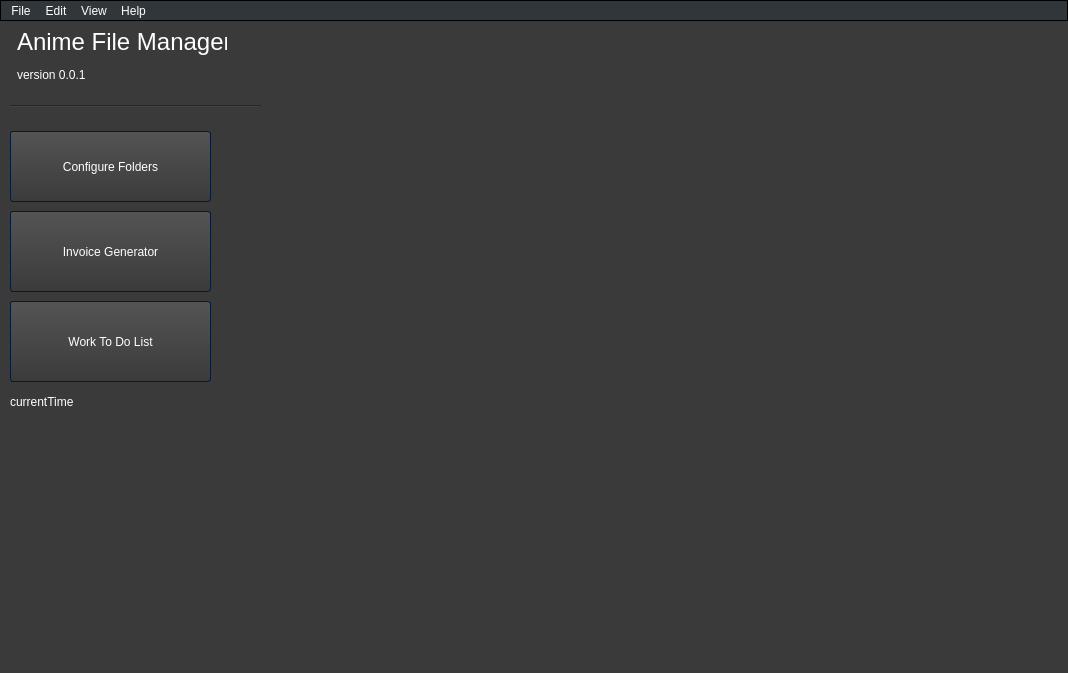
<?xml version="1.0" encoding="UTF-8"?>
<ui version="4.0">
 <class>MainWindow</class>
 <widget class="QMainWindow" name="MainWindow">
  <property name="geometry">
   <rect>
    <x>0</x>
    <y>0</y>
    <width>1068</width>
    <height>673</height>
   </rect>
  </property>
  <property name="windowTitle">
   <string>MainWindow</string>
  </property>
  <property name="styleSheet">
   <string notr="true">/*-----QWidget-----*/
QWidget
{
	background-color: #3a3a3a;
	color: #fff;
	selection-background-color: #b78620;
	selection-color: #000;

}


/*-----QLabel-----*/
QLabel
{
	background-color: transparent;
	color: #fff;

}


/*-----QMenuBar-----*/
QMenuBar 
{
	background-color: qlineargradient(spread:repeat, x1:1, y1:0, x2:1, y2:1, stop:0 rgba(57, 57, 57, 255),stop:1 rgba(50, 50, 50, 255));
	border: 1px solid #000;
	color: #fff;

}


QMenuBar::item 
{
	background-color: transparent;

}


QMenuBar::item:selected 
{
	background-color: rgba(183, 134, 32, 20%);
	border: 1px solid #b78620;
	color: #fff;

}


QMenuBar::item:pressed 
{
	background-color: rgb(183, 134, 32);
	border: 1px solid #b78620;
	color: #fff;

}


/*-----QMenu-----*/
QMenu
{
    background-color: qlineargradient(spread:repeat, x1:1, y1:0, x2:1, y2:1, stop:0 rgba(57, 57, 57, 255),stop:1 rgba(50, 50, 50, 255));
    border: 1px solid #222;
    padding: 4px;
	color: #fff;

}


QMenu::item
{
    background-color: transparent;
    padding: 2px 20px 2px 20px;

}


QMenu::separator
{
   	background-color: rgb(183, 134, 32);
	height: 1px;

}


QMenu::item:disabled
{
    color: #555;
    background-color: transparent;
    padding: 2px 20px 2px 20px;

}


QMenu::item:selected
{
	background-color: rgba(183, 134, 32, 20%);
	border: 1px solid #b78620;
	color: #fff;

}


/*-----QToolBar-----*/
QToolBar
{
	background-color: qlineargradient(spread:repeat, x1:1, y1:0, x2:1, y2:1, stop:0 rgba(69, 69, 69, 255),stop:1 rgba(58, 58, 58, 255));
	border-top: none;
	border-bottom: 1px solid #4f4f4f;
	border-left: 1px solid #4f4f4f;
	border-right: 1px solid #4f4f4f;

}


QToolBar::separator
{
	background-color: #2e2e2e;
	width: 1px;

}


/*-----QToolButton-----*/
QToolButton 
{
	background-color: transparent;
	color: #fff;
	padding: 5px;
	padding-left: 8px;
	padding-right: 8px;
	margin-left: 1px;
}


QToolButton:hover
{
	background-color: rgba(183, 134, 32, 20%);
	border: 1px solid #b78620;
	color: #fff;
	
}


QToolButton:pressed
{
	background-color: qlineargradient(spread:repeat, x1:1, y1:0, x2:1, y2:1, stop:0 rgba(57, 57, 57, 255),stop:1 rgba(50, 50, 50, 255));
	border: 1px solid #b78620;

}


QToolButton:checked
{
	background-color: qlineargradient(spread:repeat, x1:1, y1:0, x2:1, y2:1, stop:0 rgba(57, 57, 57, 255),stop:1 rgba(50, 50, 50, 255));
	border: 1px solid #222;
}


/*-----QPushButton-----*/
QPushButton
{
	background-color: qlineargradient(spread:repeat, x1:1, y1:0, x2:1, y2:1, stop:0 rgba(84, 84, 84, 255),stop:1 rgba(59, 59, 59, 255));
	color: #ffffff;
	min-width: 80px;
	border-style: solid;
	border-width: 1px;
	border-radius: 3px;
	border-color: #051a39;
	padding: 5px;

}


QPushButton::flat
{
	background-color: transparent;
	border: none;
	color: #fff;

}


QPushButton::disabled
{
	background-color: #404040;
	color: #656565;
	border-color: #051a39;

}


QPushButton::hover
{
	background-color: rgba(183, 134, 32, 20%);
	border: 1px solid #b78620;

}


QPushButton::pressed
{
	background-color: qlineargradient(spread:repeat, x1:1, y1:0, x2:1, y2:1, stop:0 rgba(74, 74, 74, 255),stop:1 rgba(49, 49, 49, 255));
	border: 1px solid #b78620;

}


QPushButton::checked
{
	background-color: qlineargradient(spread:repeat, x1:1, y1:0, x2:1, y2:1, stop:0 rgba(74, 74, 74, 255),stop:1 rgba(49, 49, 49, 255));
	border: 1px solid #222;

}


/*-----QLineEdit-----*/
QLineEdit
{
	background-color: #131313;
	color : #eee;
	border: 1px solid #343434;
	border-radius: 2px;
	padding: 3px;
	padding-left: 5px;

}


/*-----QPlainTExtEdit-----*/
QPlainTextEdit
{
	background-color: #131313;
	color : #eee;
	border: 1px solid #343434;
	border-radius: 2px;
	padding: 3px;
	padding-left: 5px;

}


/*-----QTabBar-----*/
QTabBar::tab
{
	background-color: qlineargradient(spread:repeat, x1:1, y1:0, x2:1, y2:1, stop:0 rgba(84, 84, 84, 255),stop:1 rgba(59, 59, 59, 255));
	color: #ffffff;
	border-style: solid;
	border-width: 1px;
	border-color: #666;
	border-bottom: none;
	padding: 5px;
	padding-left: 15px;
	padding-right: 15px;

}


QTabWidget::pane 
{
	background-color: red;
	border: 1px solid #666;
	top: 1px;

}


QTabBar::tab:last
{
	margin-right: 0; 

}


QTabBar::tab:first:!selected
{
	background-color: #0c0c0d;
	margin-left: 0px;

}


QTabBar::tab:!selected
{
	color: #b1b1b1;
	border-bottom-style: solid;
	background-color: #0c0c0d;

}


QTabBar::tab:selected
{
	margin-bottom: 0px;

}


QTabBar::tab:!selected:hover
{
	border-top-color: #b78620;

}


/*-----QComboBox-----*/
QComboBox
{
    background-color: qlineargradient(spread:repeat, x1:1, y1:0, x2:1, y2:1, stop:0 rgba(84, 84, 84, 255),stop:1 rgba(59, 59, 59, 255));
    border: 1px solid #000;
    padding-left: 6px;
    color: #ffffff;
    height: 20px;

}


QComboBox::disabled
{
	background-color: #404040;
	color: #656565;
	border-color: #051a39;

}


QComboBox:on
{
    background-color: #b78620;
	color: #000;

}


QComboBox QAbstractItemView
{
    background-color: #383838;
    color: #ffffff;
    border: 1px solid black;
    selection-background-color: #b78620;
    outline: 0;

}


QComboBox::drop-down
{
	background-color: qlineargradient(spread:repeat, x1:1, y1:0, x2:1, y2:1, stop:0 rgba(57, 57, 57, 255),stop:1 rgba(50, 50, 50, 255));
    subcontrol-origin: padding;
    subcontrol-position: top right;
    width: 15px;
    border-left-width: 1px;
    border-left-color: black;
    border-left-style: solid; 

}


QComboBox::down-arrow
{
    image: url(://arrow-down.png);
    width: 8px;
    height: 8px;
}


/*-----QSpinBox &amp; QDateTimeEdit-----*/
QSpinBox,
QDateTimeEdit 
{
    background-color: #131313;
	color : #eee;
	border: 1px solid #343434;
	padding: 3px;
	padding-left: 5px;
    border-radius : 2px;

}


QSpinBox::up-button, 
QDateTimeEdit::up-button
{
	border-top-right-radius:2px;
	background-color: #777777;
    width: 16px; 
    border-width: 1px;

}


QSpinBox::up-button:hover, 
QDateTimeEdit::up-button:hover
{
	background-color: #585858;

}


QSpinBox::up-button:pressed, 
QDateTimeEdit::up-button:pressed
{
	background-color: #252525;
    width: 16px; 
    border-width: 1px;

}


QSpinBox::up-arrow,
QDateTimeEdit::up-arrow
{
    image: url(://arrow-up.png);
    width: 7px;
    height: 7px;

}


QSpinBox::down-button, 
QDateTimeEdit::down-button
{
	border-bottom-right-radius:2px;
	background-color: #777777;
    width: 16px; 
    border-width: 1px;

}


QSpinBox::down-button:hover, 
QDateTimeEdit::down-button:hover
{
	background-color: #585858;

}


QSpinBox::down-button:pressed, 
QDateTimeEdit::down-button:pressed
{
	background-color: #252525;
    width: 16px; 
    border-width: 1px;

}


QSpinBox::down-arrow,
QDateTimeEdit::down-arrow
{
    image: url(://arrow-down.png);
    width: 7px;
    height: 7px;

}


/*-----QGroupBox-----*/
QGroupBox 
{
    border: 1px solid;
    border-color: #666666;
	border-radius: 5px;
    margin-top: 20px;

}


QGroupBox::title  
{
    background-color: transparent;
    color: #eee;
    subcontrol-origin: margin;
    padding: 5px;
	border-top-left-radius: 3px;
	border-top-right-radius: 3px;

}


/*-----QHeaderView-----*/
QHeaderView::section
{
    background-color: qlineargradient(spread:repeat, x1:1, y1:0, x2:1, y2:1, stop:0 rgba(60, 60, 60, 255),stop:1 rgba(50, 50, 50, 255));
	border: 1px solid #000;
    color: #fff;
    text-align: left;
	padding: 4px;
	
}


QHeaderView::section:disabled
{
    background-color: #525251;
    color: #656565;

}


QHeaderView::section:checked
{
    background-color: qlineargradient(spread:repeat, x1:1, y1:0, x2:1, y2:1, stop:0 rgba(60, 60, 60, 255),stop:1 rgba(50, 50, 50, 255));
    color: #fff;

}


QHeaderView::section::vertical::first,
QHeaderView::section::vertical::only-one
{
    border-top: 1px solid #353635;

}


QHeaderView::section::vertical
{
    border-top: 1px solid #353635;

}


QHeaderView::section::horizontal::first,
QHeaderView::section::horizontal::only-one
{
    border-left: 1px solid #353635;

}


QHeaderView::section::horizontal
{
    border-left: 1px solid #353635;

}


QTableCornerButton::section
{
    background-color: qlineargradient(spread:repeat, x1:1, y1:0, x2:1, y2:1, stop:0 rgba(60, 60, 60, 255),stop:1 rgba(50, 50, 50, 255));
	border: 1px solid #000;
    color: #fff;

}


/*-----QTreeWidget-----*/
QTreeView
{
	show-decoration-selected: 1;
	alternate-background-color: #3a3a3a;
	selection-color: #fff;
	background-color: #2d2d2d;
	border: 1px solid gray;
	padding-top : 5px;
	color: #fff;
	font: 8pt;

}


QTreeView::item:selected
{
	color:#fff;
	background-color: #b78620;
	border-radius: 0px;

}


QTreeView::item:!selected:hover
{
    background-color: #262626;
    border: none;
    color: white;

}


QTreeView::branch:has-children:!has-siblings:closed,
QTreeView::branch:closed:has-children:has-siblings 
{
	image: url(://tree-closed.png);

}


QTreeView::branch:open:has-children:!has-siblings,
QTreeView::branch:open:has-children:has-siblings  
{
	image: url(://tree-open.png);

}


/*-----QListView-----*/
QListView 
{
	background-color: qlineargradient(spread:repeat, x1:1, y1:0, x2:1, y2:1, stop:0 rgba(83, 83, 83, 255),stop:0.293269 rgba(81, 81, 81, 255),stop:0.634615 rgba(79, 79, 79, 255),stop:1 rgba(83, 83, 83, 255));
    border : none;
    color: white;
    show-decoration-selected: 1; 
    outline: 0;
	border: 1px solid gray;

}


QListView::disabled 
{
	background-color: #656565;
	color: #1b1b1b;
    border: 1px solid #656565;

}


QListView::item 
{
	background-color: #2d2d2d;
    padding: 1px;

}


QListView::item:alternate 
{
    background-color: #3a3a3a;

}


QListView::item:selected 
{
	background-color: #b78620;
	border: 1px solid #b78620;
	color: #fff;

}


QListView::item:selected:!active 
{
	background-color: #b78620;
	border: 1px solid #b78620;
	color: #fff;

}


QListView::item:selected:active 
{
	background-color: #b78620;
	border: 1px solid #b78620;
	color: #fff;

}


QListView::item:hover {
    background-color: #262626;
    border: none;
    color: white;

}


/*-----QCheckBox-----*/
QCheckBox
{
	background-color: transparent;
    color: lightgray;
	border: none;

}


QCheckBox::indicator
{
    background-color: #323232;
    border: 1px solid darkgray;
    width: 12px;
    height: 12px;

}


QCheckBox::indicator:checked
{
    image:url(&quot;./ressources/check.png&quot;);
	background-color: #b78620;
    border: 1px solid #3a546e;

}


QCheckBox::indicator:unchecked:hover
{
	border: 1px solid #b78620; 

}


QCheckBox::disabled
{
	color: #656565;

}


QCheckBox::indicator:disabled
{
	background-color: #656565;
	color: #656565;
    border: 1px solid #656565;

}


/*-----QRadioButton-----*/
QRadioButton 
{
	color: lightgray;
	background-color: transparent;

}


QRadioButton::indicator::unchecked:hover 
{
	background-color: lightgray;
	border: 2px solid #b78620;
	border-radius: 6px;
}


QRadioButton::indicator::checked 
{
	border: 2px solid #b78620;
	border-radius: 6px;
	background-color: rgba(183,134,32,20%);  
	width: 9px; 
	height: 9px; 

}


/*-----QSlider-----*/
QSlider::groove:horizontal 
{
	background-color: transparent;
	height: 3px;

}


QSlider::sub-page:horizontal 
{
	background-color: #b78620;

}


QSlider::add-page:horizontal 
{
	background-color: #131313;

}


QSlider::handle:horizontal 
{
	background-color: #b78620;
	width: 14px;
	margin-top: -6px;
	margin-bottom: -6px;
	border-radius: 6px;

}


QSlider::handle:horizontal:hover 
{
	background-color: #d89e25;
	border-radius: 6px;

}


QSlider::sub-page:horizontal:disabled 
{
	background-color: #bbb;
	border-color: #999;

}


QSlider::add-page:horizontal:disabled 
{
	background-color: #eee;
	border-color: #999;

}


QSlider::handle:horizontal:disabled 
{
	background-color: #eee;
	border: 1px solid #aaa;
	border-radius: 3px;

}


/*-----QScrollBar-----*/
QScrollBar:horizontal
{
    border: 1px solid #222222;
    background-color: #3d3d3d;
    height: 15px;
    margin: 0px 16px 0 16px;

}


QScrollBar::handle:horizontal
{
	background-color: qlineargradient(spread:repeat, x1:1, y1:0, x2:1, y2:1, stop:0 rgba(97, 97, 97, 255),stop:1 rgba(90, 90, 90, 255));
	border: 1px solid #2d2d2d;
    min-height: 20px;

}


QScrollBar::add-line:horizontal
{
	background-color: qlineargradient(spread:repeat, x1:1, y1:0, x2:1, y2:1, stop:0 rgba(97, 97, 97, 255),stop:1 rgba(90, 90, 90, 255));
	border: 1px solid #2d2d2d;
    width: 15px;
    subcontrol-position: right;
    subcontrol-origin: margin;

}


QScrollBar::sub-line:horizontal
{
	background-color: qlineargradient(spread:repeat, x1:1, y1:0, x2:1, y2:1, stop:0 rgba(97, 97, 97, 255),stop:1 rgba(90, 90, 90, 255));
	border: 1px solid #2d2d2d;
    width: 15px;
    subcontrol-position: left;
    subcontrol-origin: margin;

}


QScrollBar::right-arrow:horizontal
{
    image: url(://arrow-right.png);
    width: 6px;
    height: 6px;

}


QScrollBar::left-arrow:horizontal
{
    image: url(://arrow-left.png);
    width: 6px;
    height: 6px;

}


QScrollBar::add-page:horizontal, QScrollBar::sub-page:horizontal
{
    background: none;

}


QScrollBar:vertical
{
    background-color: #3d3d3d;
    width: 16px;
	border: 1px solid #2d2d2d;
    margin: 16px 0px 16px 0px;

}


QScrollBar::handle:vertical
{
    background-color: qlineargradient(spread:repeat, x1:1, y1:0, x2:1, y2:1, stop:0 rgba(97, 97, 97, 255),stop:1 rgba(90, 90, 90, 255));
	border: 1px solid #2d2d2d;
    min-height: 20px;

}


QScrollBar::add-line:vertical
{
	background-color: qlineargradient(spread:repeat, x1:1, y1:0, x2:1, y2:1, stop:0 rgba(97, 97, 97, 255),stop:1 rgba(90, 90, 90, 255));
	border: 1px solid #2d2d2d;
    height: 15px;
    subcontrol-position: bottom;
    subcontrol-origin: margin;

}


QScrollBar::sub-line:vertical
{
	background-color: qlineargradient(spread:repeat, x1:1, y1:0, x2:1, y2:1, stop:0 rgba(97, 97, 97, 255),stop:1 rgba(90, 90, 90, 255));
	border: 1px solid #2d2d2d;
    height: 15px;
    subcontrol-position: top;
    subcontrol-origin: margin;

}


QScrollBar::up-arrow:vertical
{
    image: url(://arrow-up.png);
    width: 6px;
    height: 6px;

}


QScrollBar::down-arrow:vertical
{
    image: url(://arrow-down.png);
    width: 6px;
    height: 6px;

}


QScrollBar::add-page:vertical, QScrollBar::sub-page:vertical
{
    background: none;

}


/*-----QProgressBar-----*/
QProgressBar
{
    border: 1px solid #666666;
    text-align: center;
	color: #000;
	font-weight: bold;

}


QProgressBar::chunk
{
    background-color: #b78620;
    width: 30px;
    margin: 0.5px;

}

</string>
  </property>
  <widget class="QWidget" name="centralwidget">
   <widget class="QWidget" name="verticalLayoutWidget">
    <property name="geometry">
     <rect>
      <x>10</x>
      <y>0</y>
      <width>224</width>
      <height>68</height>
     </rect>
    </property>
    <layout class="QVBoxLayout" name="verticalLayout">
     <property name="spacing">
      <number>12</number>
     </property>
     <property name="leftMargin">
      <number>7</number>
     </property>
     <property name="topMargin">
      <number>7</number>
     </property>
     <property name="rightMargin">
      <number>7</number>
     </property>
     <property name="bottomMargin">
      <number>7</number>
     </property>
     <item>
      <widget class="QLabel" name="label_2">
       <property name="font">
        <font>
         <pointsize>18</pointsize>
        </font>
       </property>
       <property name="text">
        <string>Anime File Manager</string>
       </property>
      </widget>
     </item>
     <item>
      <widget class="QLabel" name="label_3">
       <property name="font">
        <font>
         <kerning>true</kerning>
        </font>
       </property>
       <property name="text">
        <string>version 0.0.1</string>
       </property>
      </widget>
     </item>
    </layout>
   </widget>
   <widget class="QPushButton" name="invoiceGenBtn_2">
    <property name="geometry">
     <rect>
      <x>10</x>
      <y>280</y>
      <width>201</width>
      <height>81</height>
     </rect>
    </property>
    <property name="text">
     <string>Work To Do List</string>
    </property>
   </widget>
   <widget class="Line" name="line">
    <property name="geometry">
     <rect>
      <x>10</x>
      <y>70</y>
      <width>251</width>
      <height>31</height>
     </rect>
    </property>
    <property name="orientation">
     <enum>Qt::Horizontal</enum>
    </property>
   </widget>
   <widget class="QLabel" name="displayTime">
    <property name="geometry">
     <rect>
      <x>10</x>
      <y>370</y>
      <width>131</width>
      <height>21</height>
     </rect>
    </property>
    <property name="font">
     <font>
      <pointsize>9</pointsize>
     </font>
    </property>
    <property name="text">
     <string>currentTime</string>
    </property>
   </widget>
   <widget class="QPushButton" name="configureFolderBtn">
    <property name="geometry">
     <rect>
      <x>10</x>
      <y>110</y>
      <width>201</width>
      <height>71</height>
     </rect>
    </property>
    <property name="styleSheet">
     <string notr="true"/>
    </property>
    <property name="text">
     <string>Configure Folders</string>
    </property>
    <property name="checkable">
     <bool>false</bool>
    </property>
    <property name="checked">
     <bool>false</bool>
    </property>
   </widget>
   <widget class="QPushButton" name="invoiceGenBtn">
    <property name="geometry">
     <rect>
      <x>10</x>
      <y>190</y>
      <width>201</width>
      <height>81</height>
     </rect>
    </property>
    <property name="text">
     <string>Invoice Generator</string>
    </property>
   </widget>
  </widget>
  <widget class="QMenuBar" name="menubar">
   <property name="geometry">
    <rect>
     <x>0</x>
     <y>0</y>
     <width>1068</width>
     <height>23</height>
    </rect>
   </property>
   <property name="styleSheet">
    <string notr="true">background-color: rgb(49, 54, 59);</string>
   </property>
   <widget class="QMenu" name="menuFile">
    <property name="title">
     <string>File</string>
    </property>
    <addaction name="actionNew_Template"/>
    <addaction name="actionOpen_Directory"/>
    <addaction name="separator"/>
   </widget>
   <widget class="QMenu" name="menuEdit">
    <property name="title">
     <string>Edit</string>
    </property>
   </widget>
   <widget class="QMenu" name="menuHelp">
    <property name="title">
     <string>Help</string>
    </property>
    <addaction name="actionDocumentation"/>
   </widget>
   <widget class="QMenu" name="menuView">
    <property name="title">
     <string>View</string>
    </property>
   </widget>
   <addaction name="menuFile"/>
   <addaction name="menuEdit"/>
   <addaction name="menuView"/>
   <addaction name="menuHelp"/>
  </widget>
  <widget class="QStatusBar" name="statusbar">
   <property name="font">
    <font>
     <pointsize>12</pointsize>
    </font>
   </property>
  </widget>
  <action name="actionNew_Template">
   <property name="text">
    <string>Import Template</string>
   </property>
  </action>
  <action name="actionOpen_Directory">
   <property name="text">
    <string>Import Target</string>
   </property>
  </action>
  <action name="actionDocumentation">
   <property name="text">
    <string>Documentation</string>
   </property>
  </action>
 </widget>
 <resources/>
 <connections/>
</ui>
